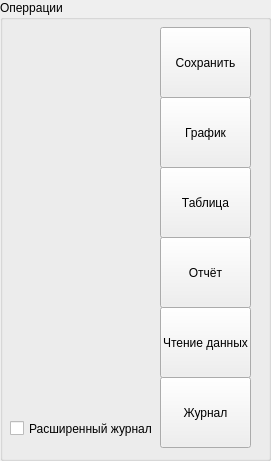
      <widget class="QGroupBox" name="groupBox_2">
       <property name="geometry">
        <rect>
         <x>671</x>
         <y>120</y>
         <width>271</width>
         <height>461</height>
        </rect>
       </property>
       <property name="title">
        <string>Оперрации</string>
       </property>
       <widget class="QToolButton" name="SaveToDataBaseButton">
        <property name="geometry">
         <rect>
          <x>160</x>
          <y>27</y>
          <width>91</width>
          <height>71</height>
         </rect>
        </property>
        <property name="text">
         <string>Сохранить</string>
        </property>
        <property name="icon">
         <iconset>
          <normaloff>../../../../Farmsib/Icons/free-icon-add-database-8463872.png</normaloff>../../../../Farmsib/Icons/free-icon-add-database-8463872.png</iconset>
        </property>
        <property name="iconSize">
         <size>
          <width>50</width>
          <height>50</height>
         </size>
        </property>
        <property name="toolButtonStyle">
         <enum>Qt::ToolButtonTextUnderIcon</enum>
        </property>
       </widget>
       <widget class="QToolButton" name="toolButton_12">
        <property name="geometry">
         <rect>
          <x>160</x>
          <y>97</y>
          <width>91</width>
          <height>71</height>
         </rect>
        </property>
        <property name="text">
         <string>График</string>
        </property>
        <property name="icon">
         <iconset>
          <normaloff>../../../../Farmsib/Icons/free-icon-line-graph-5716695.png</normaloff>../../../../Farmsib/Icons/free-icon-line-graph-5716695.png</iconset>
        </property>
        <property name="iconSize">
         <size>
          <width>50</width>
          <height>50</height>
         </size>
        </property>
        <property name="toolButtonStyle">
         <enum>Qt::ToolButtonTextUnderIcon</enum>
        </property>
       </widget>
       <widget class="QToolButton" name="toolButton_13">
        <property name="geometry">
         <rect>
          <x>160</x>
          <y>167</y>
          <width>91</width>
          <height>71</height>
         </rect>
        </property>
        <property name="text">
         <string>Таблица</string>
        </property>
        <property name="icon">
         <iconset>
          <normaloff>../../../../Farmsib/Icons/generatetables_ok_home_out_edit_generar_1491.png</normaloff>../../../../Farmsib/Icons/generatetables_ok_home_out_edit_generar_1491.png</iconset>
        </property>
        <property name="iconSize">
         <size>
          <width>50</width>
          <height>50</height>
         </size>
        </property>
        <property name="toolButtonStyle">
         <enum>Qt::ToolButtonTextUnderIcon</enum>
        </property>
       </widget>
       <widget class="QToolButton" name="ReportButton">
        <property name="geometry">
         <rect>
          <x>160</x>
          <y>237</y>
          <width>91</width>
          <height>71</height>
         </rect>
        </property>
        <property name="text">
         <string>Отчёт</string>
        </property>
        <property name="icon">
         <iconset>
          <normaloff>../../../../Farmsib/Icons/report_clipboard_medical_checklist_healthcare_icon_140244.png</normaloff>../../../../Farmsib/Icons/report_clipboard_medical_checklist_healthcare_icon_140244.png</iconset>
        </property>
        <property name="iconSize">
         <size>
          <width>50</width>
          <height>50</height>
         </size>
        </property>
        <property name="toolButtonStyle">
         <enum>Qt::ToolButtonTextUnderIcon</enum>
        </property>
       </widget>
       <widget class="QToolButton" name="ReadDataFromDeviceButton">
        <property name="geometry">
         <rect>
          <x>160</x>
          <y>307</y>
          <width>91</width>
          <height>71</height>
         </rect>
        </property>
        <property name="text">
         <string>Чтение данных</string>
        </property>
        <property name="icon">
         <iconset>
          <normaloff>../../../../Farmsib/Icons/free-icon-download-file-6795719.png</normaloff>../../../../Farmsib/Icons/free-icon-download-file-6795719.png</iconset>
        </property>
        <property name="iconSize">
         <size>
          <width>50</width>
          <height>50</height>
         </size>
        </property>
        <property name="toolButtonStyle">
         <enum>Qt::ToolButtonTextUnderIcon</enum>
        </property>
       </widget>
       <widget class="QToolButton" name="JournalButton">
        <property name="geometry">
         <rect>
          <x>160</x>
          <y>377</y>
          <width>91</width>
          <height>71</height>
         </rect>
        </property>
        <property name="text">
         <string>Журнал</string>
        </property>
        <property name="icon">
         <iconset>
          <normaloff>../../../../Farmsib/Icons/notebook_writing_study_notes_journal_icon_261304.png</normaloff>../../../../Farmsib/Icons/notebook_writing_study_notes_journal_icon_261304.png</iconset>
        </property>
        <property name="iconSize">
         <size>
          <width>50</width>
          <height>50</height>
         </size>
        </property>
        <property name="toolButtonStyle">
         <enum>Qt::ToolButtonTextUnderIcon</enum>
        </property>
       </widget>
       <widget class="QCheckBox" name="checkBox_4">
        <property name="geometry">
         <rect>
          <x>10</x>
          <y>420</y>
          <width>151</width>
          <height>17</height>
         </rect>
        </property>
        <property name="text">
         <string>Расширенный журнал</string>
        </property>
       </widget>
      </widget>
